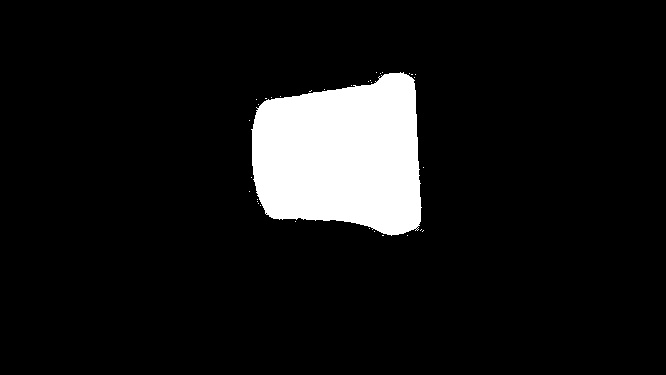
#> input picture src/image_thres1.jpg, 666 x 375 px
$ python -i boxMeasurementUtility.py   (imports and definitions only)   (older library calls are emulated)
#> lines starting #> are read from the running program, lines starting #| are printed output that depends on the picture; after the words box and inside, x2 and y2 are one past the last pixel; in counts of white or black regions, pixels touching at a corner belong together
#> further down, picture is the input picture: shape (375, 666, 3); min 0, max 255, mean 22.6
"""
(c) Jovial Silatsa Tchatchum
        mbonnoujovial@gmail.com
"""

import numpy as np
import json
from imutils import perspective
from imutils import contours
import imutils
import cv2
import matplotlib.pyplot as plt
import pdb


def _midpoint(ptA, ptB):
    return ((ptA[0] + ptB[0]) * 0.5, (ptA[1] + ptB[1]) * 0.5)


def get_bbox_width_height_in_mm(image_width_height_pxl: tuple, distance_camera_object: float = 0,
                                focal_length: float = 3.37):
    """
        compute the bounding box width and height that contains the object present in image.
        Assumption: the image only have one object

        :param image_width_height_pxl: the image width and height in pixels
        :param distance_camera_object: the distance object camera
        :param focal_length: the camera focal_length parameter
        :return: the bounding box width and height (width, height) in CM if training_phase is false in pixels else
        """
    assert distance_camera_object != 0 and focal_length != 0
    x = 6.100 / 4224
    (width, height) = image_width_height_pxl
    height = (distance_camera_object * height) / (focal_length)
    width = (distance_camera_object * width) / (focal_length)
    return width, height


def get_bbox_width_height_pxl(image_mat):
    """
        compute the bounding box width and height that contains the object present in image.
        Assumption: the image only have one object

        :param image_mat: the matrix of the image
        :return: the bounding box width and height (width, height)  in pixels
        """

    # load the image, convert it to grayscale, and blur it slightly
    gray = image_mat  # cv2.cvtColor(image_mat, cv2.COLOR_BGR2GRAY)
    gray = cv2.GaussianBlur(gray, (7, 7), 0)
    edged = cv2.Canny(gray, 50, 100)
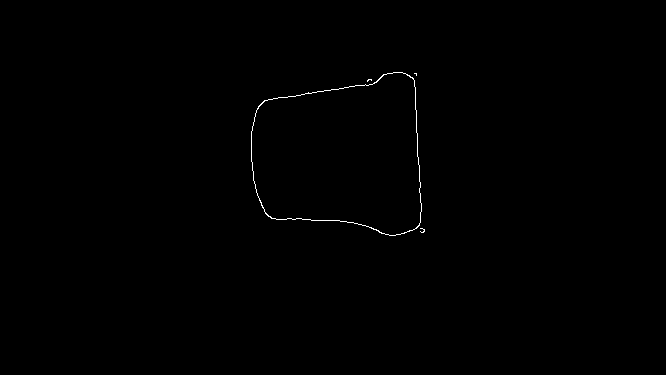
#> edged: shape (375, 666); 0.25% white in thin lines or dots, all inside (x1, y1, x2, y2) = (251, 72, 425, 236)
    edged = cv2.dilate(edged, None, iterations=3)
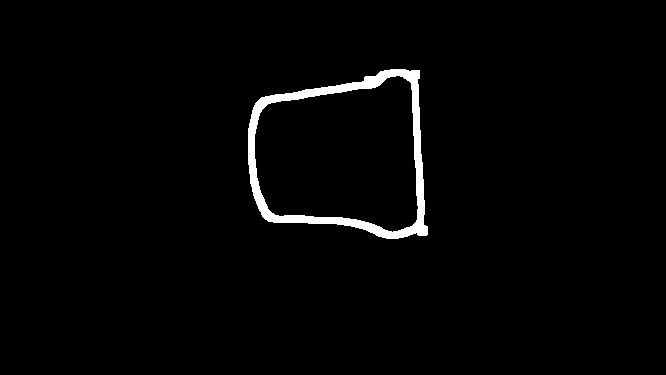
#> edged: shape (375, 666); 1.9% white; 1 white region, box (x1, y1, x2, y2) and area: (248, 69, 428, 239) 4805
    edged = cv2.erode(edged, None, iterations=2)
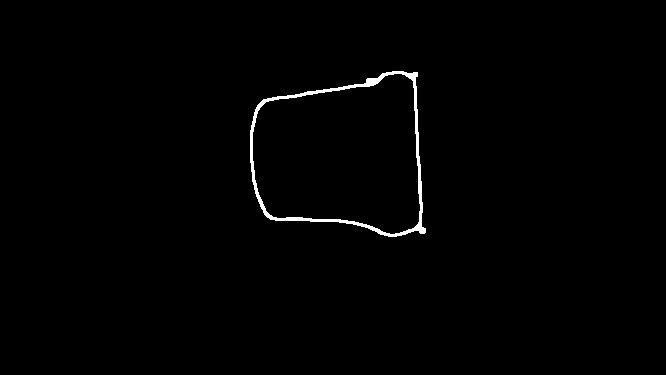
#> edged: shape (375, 666); 0.84% white; 1 white region

    # cv2.imshow("Image", edged)
    # cv2.waitKey(0)

    # find contours in the edge map
    cnts = cv2.findContours(edged.copy(), cv2.RETR_EXTERNAL,
                            cv2.CHAIN_APPROX_SIMPLE)
#> cnts = 1 contour; box (x1, y1, x2, y2) and area: (250, 71, 426, 237) 22892
    cnts = imutils.grab_contours(cnts)
    # sort the contours from left-to-right and initialize the
    # 'pixels per metric' calibration variable
    (cnts, _) = contours.sort_contours(cnts)

    # loop over the contours individually
    for c in cnts:
        # if the contour is not sufficiently large, ignore it
        if cv2.contourArea(c) < 50:
            continue
        # compute the rotated bounding box of the contour
        orig = image_mat.copy()
        box = cv2.minAreaRect(c)
        centroid = box[0]
        box = cv2.cv.BoxPoints(box) if imutils.is_cv2() else cv2.boxPoints(box)
        box = np.array(box, dtype="int")
        # order the points in the contour such that they appear
        # in top-left, top-right, bottom-right, and bottom-left
        # order, then draw the outline of the rotated bounding
        # box
        box = perspective.order_points(box)
        cv2.drawContours(orig, [box.astype("int")], -1, (0, 255, 0), 2)

        # unpack the ordered bounding box, then compute the midpoint
        # between the top-left and top-right coordinates, followed by
        # the midpoint between bottom-left and bottom-right coordinates
        (tl, tr, br, bl) = box
        # [9 lines of commented-out code are left out]
        width1 = np.linalg.norm(tl - tr)
        width2 = np.linalg.norm(bl - br)
        height1 = np.linalg.norm(tl - bl)
        height2 = np.linalg.norm(tr - br)

        (tltrX, tltrY) = _midpoint(tl, tr)

        (trbrX, trbrY) = _midpoint(tr, br)

        width = width1 if width1 >= width2 else width2  # np.linalg.norm(top_center - button_center)
        height = height1 if height1 >= height2 else height2  # np.linalg.norm(left_center - right_center)
        return width, height, orig, (tltrX, tltrY, trbrX, trbrY), (tl, br)
#> this loop made 1 pass
#> (centroid, tl, tr, br, bl, width1, width2, height1) on pass 1: ((335.5, 156.5), [245, 78], [416, 69], [425, 234], [254, 243], 171.2, 171.2, 165.2)

# [11 lines of commented-out code are left out]

>>> import cv2
>>> picture = cv2.imread('image_thres1.jpg')
>>> result = get_bbox_width_height_pxl(picture)
#> result = 5 items
